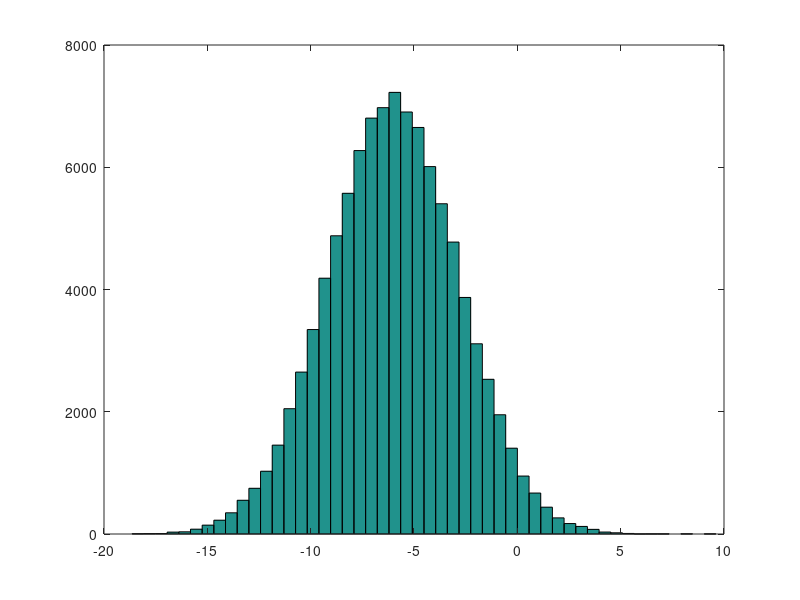

This figure's MATLAB source:
1 == 2 %this is a logical statement that 
%will return false

1~=2 %1 is not equal to two this will return true

1 && 0 % logical 1 and 0 evaluates to false

1 || 0 % logical 1 or 0 evaluates to true 

xor(1,0) % logical evaluates to 1

% variables

a = 3
a = 3; %semicolon suppreses print output

b = 'hi';
b

c = (3>=1);
c

a = pi;
a

disp(a)

disp(sprintf('2 decimals: %0.2f', a))

format long

format short

% vectors and matrices 

A = [1 2; 3 4; 5 6]

A = [1 2; 
    3 4; 
    5 6]

%assigning vectors
v = [1 2 3] 

v = 1:0.1:2 % start at 1, increment by 0.1 until you get to 2

C = ones(2,3) % generates 2x3 matrix of all 1s

w = ones(1,3)

w = zeros(1,3) 

w = rand(1,3) %drawn uniformly from 0 to 1

w = randn(1,3) %drawn from gaussian normal distribution from 1 to 3

w = -6 + sqrt(10)*(randn(1,100000))
hist(w)

hist(w,50)

eye(4) %4x4 identity matrix

eye(3)

help eye %help command








